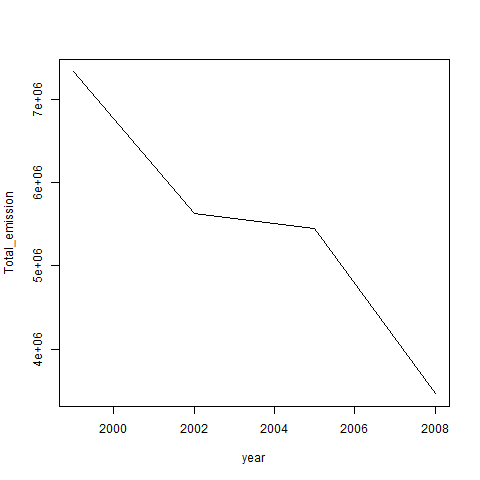

Here is the R script that generated this plot:
##Use library dplyr tot make manipulation of data easy
library(dplyr)

##Open .png graphics
png(filename = "plot1.png")

##Group and sum data by year
summed_emmissions_by_year<-
NEI %>%
        group_by(year) %>%
        summarise(Total_emission=sum(Emissions))

##Plot data using line to make easy visible
with(summed_emmissions_by_year,plot(year,Total_emission,type='l'))

##Close .png to write plot
dev.off()